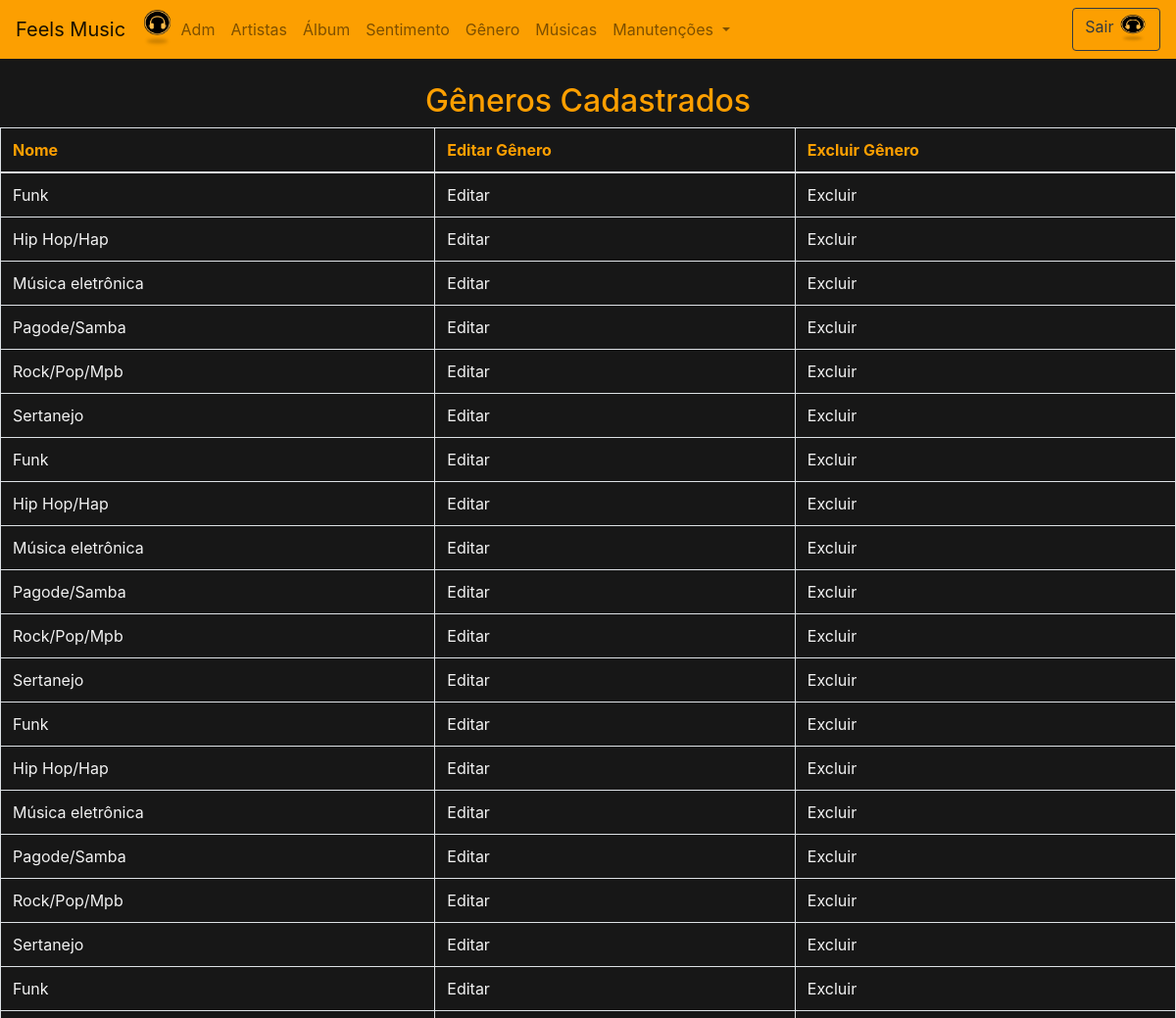
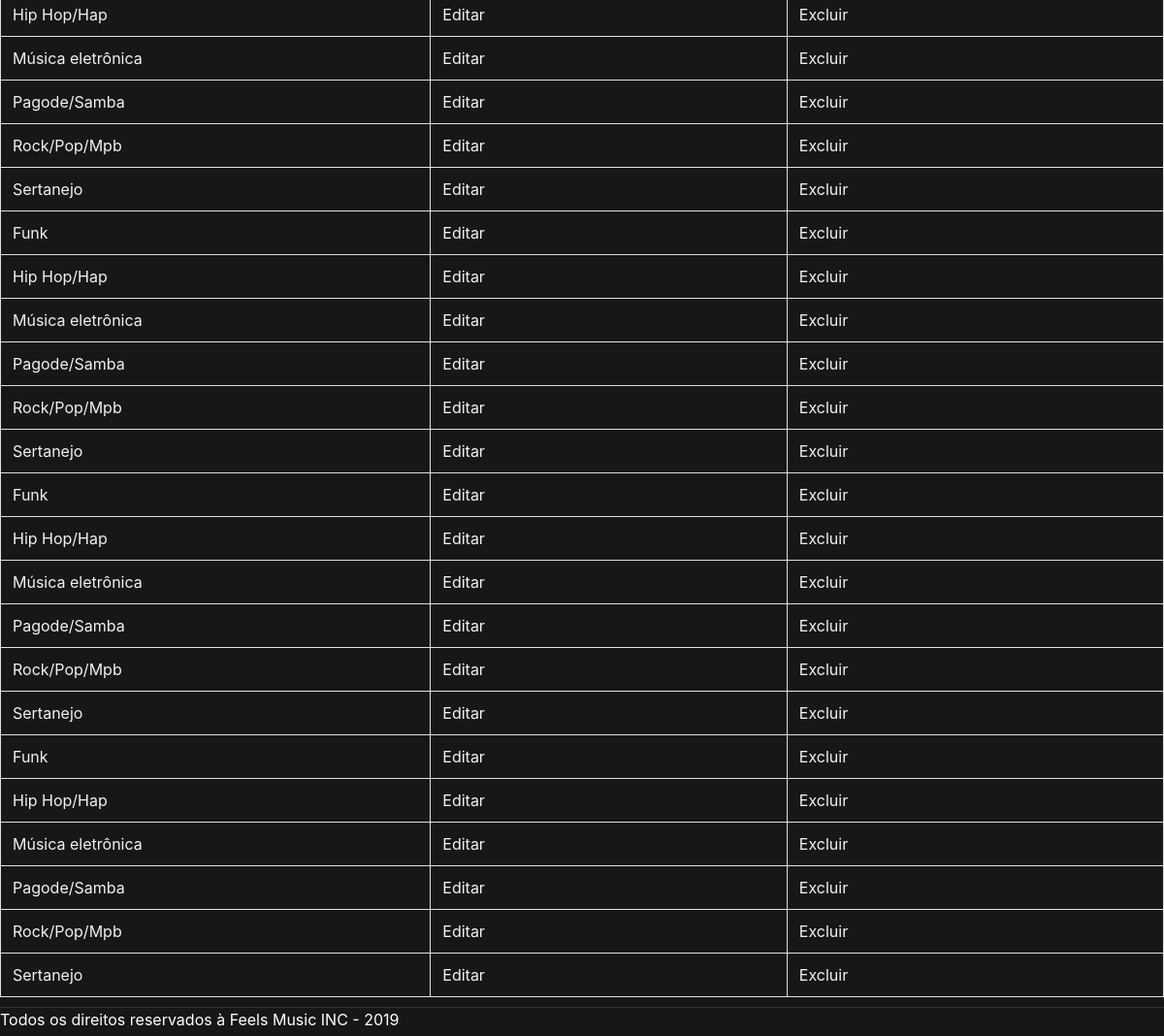
Page /pages/pages_adm/visualizarGenero.php (signed in) on the earlier database version (2 pictures, top to bottom).
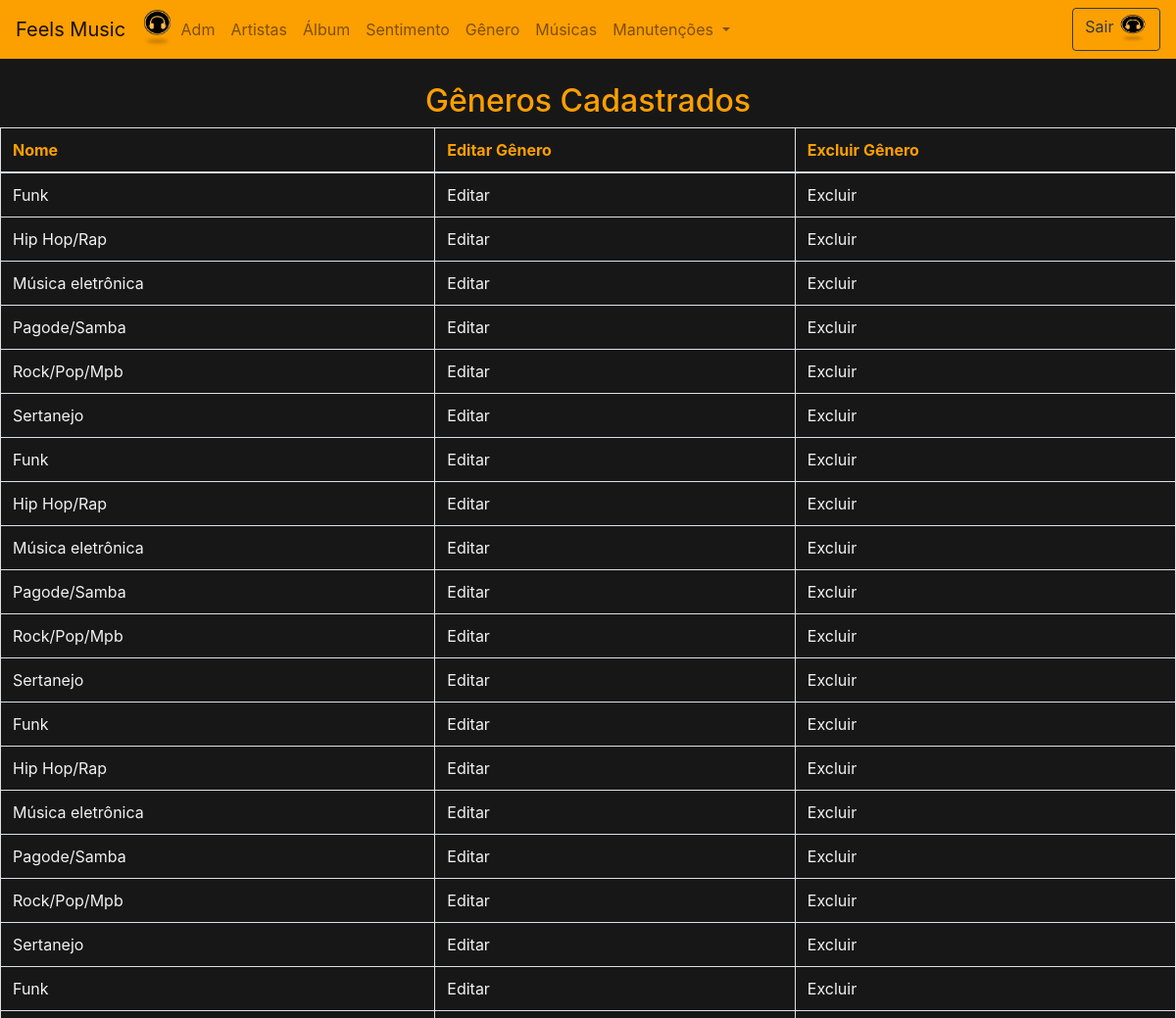
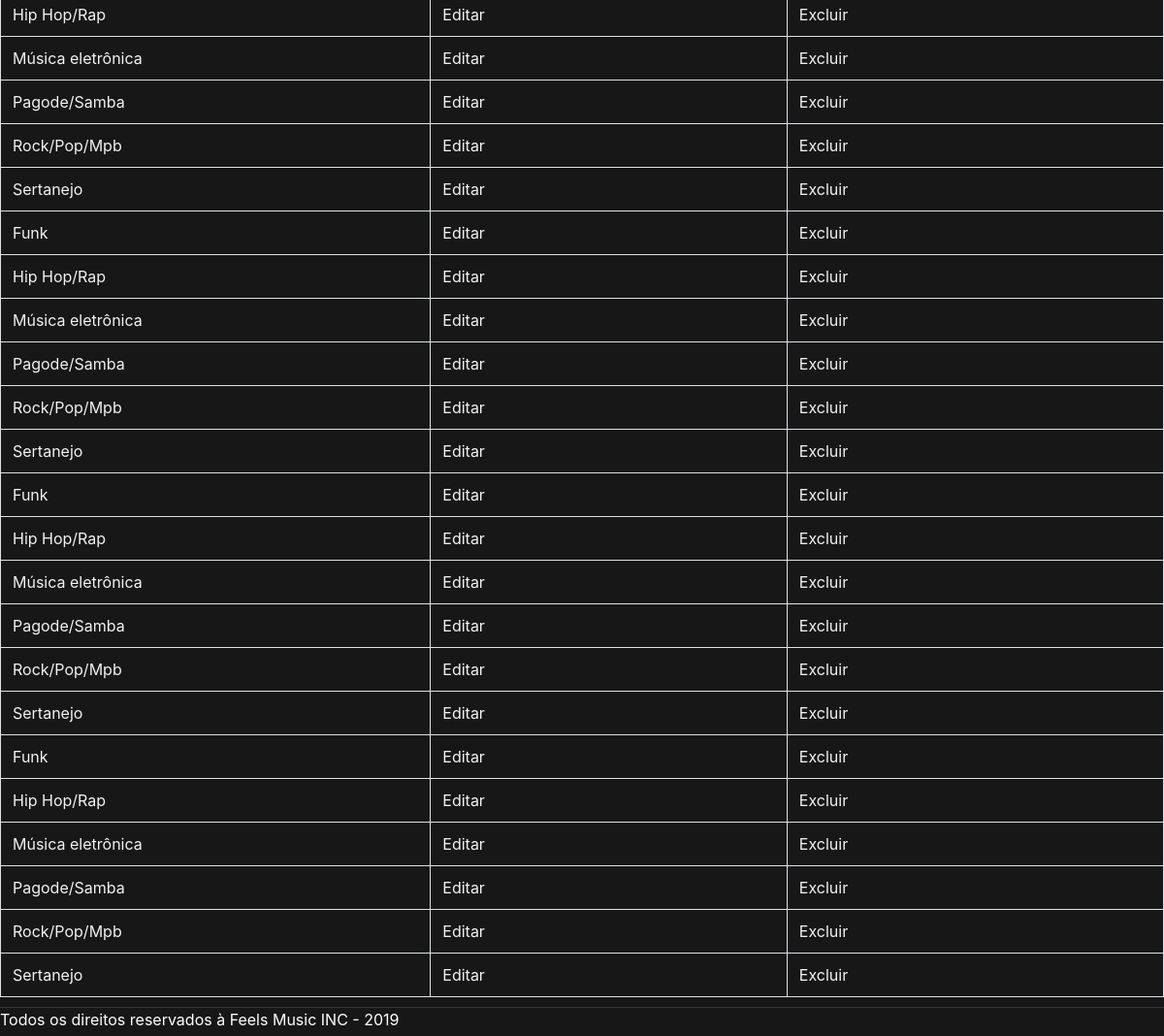
Same page on the later database version (2 pictures, top to bottom).
### tables this page shows
CREATE TABLE IF NOT EXISTS `genero` (
  `idgenero` INT AUTO_INCREMENT NOT NULL,
  `nome` VARCHAR(45) NOT NULL,
  `sentimento_idsentimento` INT NOT NULL,
  PRIMARY KEY (`idgenero`),
  INDEX `fk_genero_sentimento1_idx` (`sentimento_idsentimento` ASC),
  CONSTRAINT `fk_genero_sentimento1`
    FOREIGN KEY (`sentimento_idsentimento`)
    REFERENCES `sentimento` (`idsentimento`)
    ON DELETE NO ACTION
    ON UPDATE NO ACTION);

### pages/pages_adm/visualizarGenero.php (the view, shortened to what this page needs)
<?php
	include("../../includes/nav.php");
$conexao = mysqli_connect("localhost", "root", "", "bancofeelsmusic");
$busca = mysqli_query($conexao, "SELECT * FROM genero");
$arrGenero = mysqli_fetch_all($busca, MYSQLI_ASSOC);
 ?>
<!DOCTYPE html>
<html lang="en" dir="ltr">
  <head>
  </head>
  <body>
    <br>
    <center>
      <h2>Gêneros Cadastrados</h2>
      <table class="table table-bordered">
        <thead>
          <tr>
            <th scope="col">Nome</th>
            <th scope="col">Editar Gênero</th>
            <th scope="col">Excluir Gênero</th>
          </tr>
        </thead>
        <?php
          foreach ($arrGenero as $chave => $valor) {
            echo "<tr>";
            echo "<td>".$valor["nome"]."</td>";
            echo "<td>";
              echo "<a href='../../actions/alterarGenero.php?codigo=".$valor["idgenero"]."'>Editar</a>";
            echo "</td>";
            echo "<td>";
              echo "<a href='../../actions/excluirGenero.php?codigo=".$valor["idgenero"]."'>Excluir</a>";
            echo "</td>";
            echo "</tr>";
          }
         ?>
      </table>
    </center>
  </body>
  <br>
  <footer class="fixar-rodape">
    Todos os direitos reservados à Feels Music INC - 2019
  </footer>
</html>

### includes/nav.php (shortened to what this page needs)
<link rel="stylesheet" href="https://stackpath.bootstrapcdn.com/bootstrap/4.1.3/css/bootstrap.min.css">
<html>
    <head>
    </head>
    <body>
        <nav class="navbar navbar-expand-lg navbar-light " style="background-color: #FC9F01;">
            <a class="navbar-brand" href="../../pages/pages_adm/index_adm.php">Feels Music</a>
            <img src="../../assets/imgs/Icon.png" width="40" height="40">
            <div class="collapse navbar-collapse" id="navbarNavDropdown">
                <ul class="navbar-nav">
                    <li class="nav-item">
                        <a class="nav-link" href="c_adm.php">Adm</a>
                    </li>
                    <li class="nav-item">
                        <a class="nav-link" href="m_artistas.php">Artistas</a>
                    </li>
                    <li class="nav-item">
                        <a class="nav-link" href="m_album.php">Álbum</a>
                    </li>
                    <li class="nav-item">
                        <a class="nav-link" href="m_sentiment.php">Sentimento</a>
                    </li>
                    <li class="nav-item">
                        <a class="nav-link" href="m_genero.php">Gênero</a>
                    </li>
                    <li class="nav-item">
                        <a class="nav-link" href="m_musica.php">Músicas</a>
                    </li>
                    <li class="nav-item dropdown" style="width: 150px;">
                      <a class="nav-link dropdown-toggle" href="#" id="navbarDropdownMenuLink" role="button" data-toggle="dropdown" aria-haspopup="true" aria-expanded="false">
                        Manutenções
                        </a>
                    </li>
                </ul>
            </div>
            <div class="d-flex justify-content-between w-100">
              <div class="">
              </div>
              <a href="http://localhost/feels-music/includes/encerrarLogin.php">
							<button class="btn btn-outline-dark my-5 my-sm-0" type="submit">Sair
								<img src="../../assets/imgs/Icon.png" width="30" height="30" class="d-inline-block align-top" alt="">
							</button>
            </a>
        </nav>
    </body>
</html>

### includes/nav.php (style rules this page uses)
body { background-color: #171717; }
nav { background-color: #FC9F01; }
footer.fixar-rodape { border-top: 1px solid #333; bottom: 0; left: 0; height: 30px; position: fixed; width: 100%; background: #171717; color: #ffffff; }

### pages/pages_adm/visualizarGenero.php (style rules this page uses)
body { background-color: #171717; }
h2,th { color: #FC9F01 }
td,a { color:#F2F2F2 }
footer.fixar-rodape { border-top: 1px solid #333; bottom: 0; left: 0; height: 30px; position: fixed; width: 100%; background: #171717; color: #ffffff; }

Differences in the rows shown:
changed genero (number 2 of 42 on the later page): nome "Hip Hop/Hap" → "Hip Hop/Rap"
changed genero (number 8 of 42 on the later page): nome "Hip Hop/Hap" → "Hip Hop/Rap"
changed genero (number 14 of 42 on the later page): nome "Hip Hop/Hap" → "Hip Hop/Rap"
changed genero (number 20 of 42 on the later page): nome "Hip Hop/Hap" → "Hip Hop/Rap"
changed genero (number 26 of 42 on the later page): nome "Hip Hop/Hap" → "Hip Hop/Rap"
changed genero (number 32 of 42 on the later page): nome "Hip Hop/Hap" → "Hip Hop/Rap"
changed genero (number 38 of 42 on the later page): nome "Hip Hop/Hap" → "Hip Hop/Rap"
